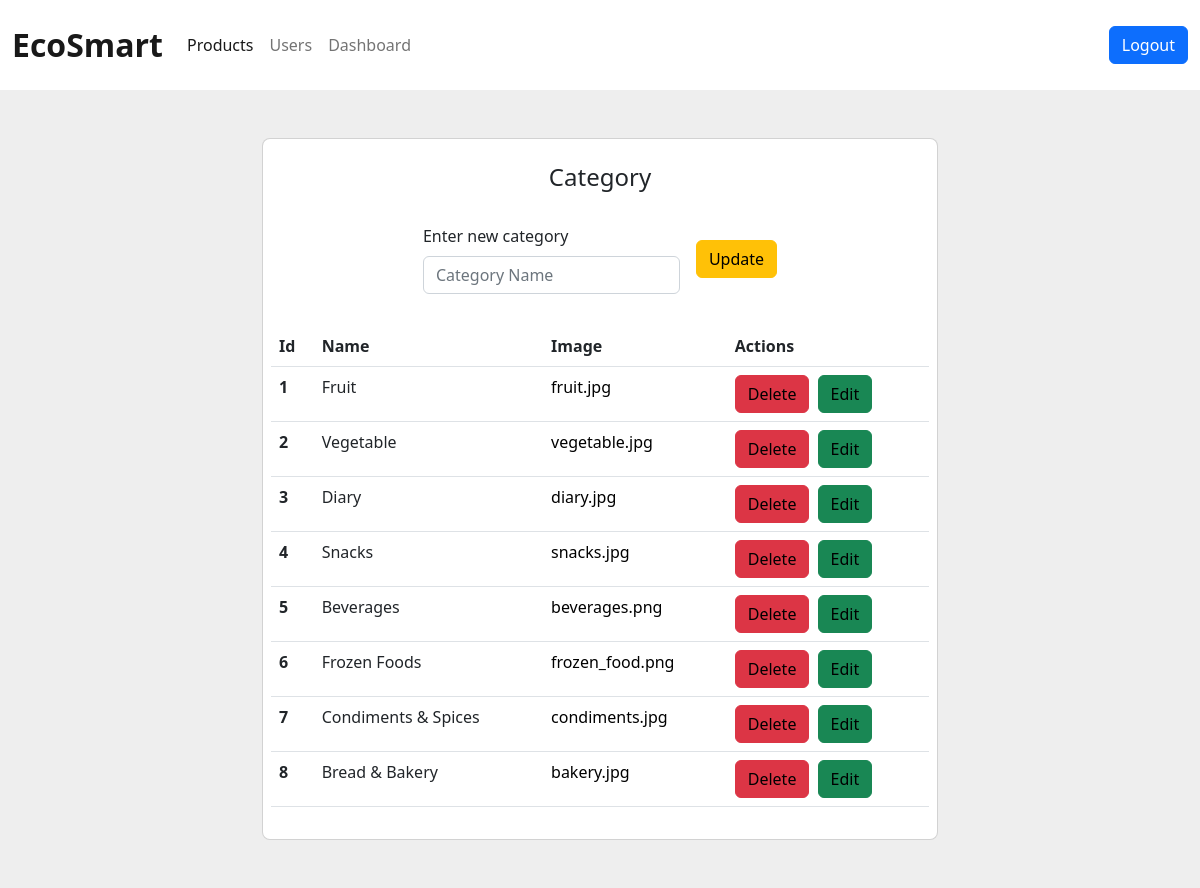
The app's page /admin/manage_category/edit/13, older data.
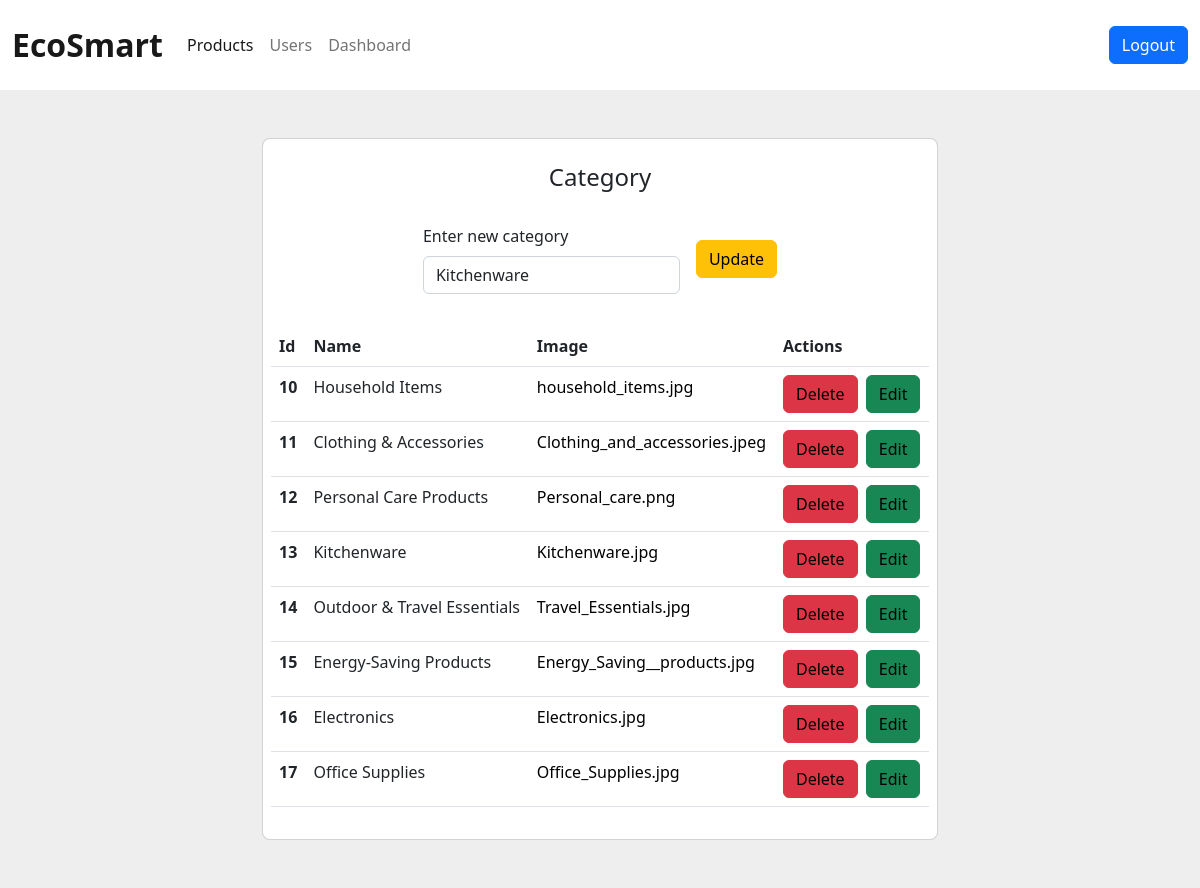
The same page, newer data.
### vault.py (models this page shows, shortened)
class Category(Base):
    __tablename__ = 'categories'
    id = Column(Integer, primary_key=True, autoincrement=True)
    name = Column('name',String)
    image = Column('image',String)
    date = Column('date',String)

### admin_routes.py (the view)
@app.route('/admin/manage_category/edit/<int:cid>', methods=['POST', 'GET'])
def category_edit(cid):
    if request.method == 'POST':
        agent.query(Category).filter(Category.id == cid).update({
            Category.name: request.form['name']
        })
        agent.commit()
        return redirect('/admin/manage_category/')
    elif request.method == 'GET':
        category = agent.query(Category).filter(Category.id == cid).first()
        return render_template('admin/edit_category.html', category=category, categories=agent.query(Category).all())

### templates/admin/edit_category.html (shortened to what the changed rows need)
<!DOCTYPE html>
<html lang="en">
  <head>
    <link
      href="https://cdn.jsdelivr.net/npm/bootstrap@5.2.0-beta1/dist/css/bootstrap.min.css"
      rel="stylesheet"
    />
    <link
      rel="stylesheet"
      type="text/css"
      href="{{ url_for('static',filename='styles/header.css') }}"
    />
  </head>
  <body>
    <section class="vh-50" style="background-color: #eee">
      <div class="container py-5 h-100">
        <div class="row d-flex justify-content-center align-items-center h-100">
          <div class="col col-lg-9 col-xl-7">
            <div class="card rounded-3">
              <div class="card-body p-2">
                <form
                  class="row row-cols-lg-auto g-3 justify-content-center align-items-center mb-4 pb-2"
                  method="POST"
                  enctype="multipart/form-data"
                >
                  <div class="col-12">
                    <div class="form-outline">
                      <label class="form-label" for="form1"
                        >Enter new category</label
                      >
                      <input
                        type="text"
                        id="form1"
                        class="form-control"
                        name="name"
                        placeholder="Category Name"
                        value="{{category.name}}"
                      />
                    </div>
                  </div>
                </form>
                <table class="table mb-4">
                  <thead>
                    <tr>
                      <th scope="col">Id</th>
                      <th scope="col">Name</th>
                      <th scope="col">Image</th>
                      <th scope="col">Actions</th>
                    </tr>
                  </thead>
                  <tbody>
                    {% for category in categories %}
                    <tr>
                      <th scope="row">{{category.id}}</th>
                      <td>{{category.name}}</td>
                      <td>
                        <a
                          href="http://127.0.0.1:5000/static/assets/categories/{{category.image}}"
                          target="blank"
                          >{{category.image}}</a
                        >
                      </td>
                      <td>
                        <button type="submit" class="btn btn-danger">
                          <a
                            href="/admin/manage_category/delete/{{category.id}}"
                            style="background-color: #dc3545"
                            >Delete</a
                          >
                        </button>
                        <button type="submit" class="btn btn-success ms-1">
                          <a
                            href="/admin/manage_category/edit/{{category.id}}"
                            style="background-color: #198754"
                            >Edit</a
                          >
                        </button>
                      </td>
                    </tr>
                    {% endfor %}
                  </tbody>
                </table>
              </div>
            </div>
          </div>
        </div>
      </div>
    </section>
  </body>
</html>

Row changes from the older to the newer data that the page shows:
removed Category: id "1", name "Fruit", image "fruit.jpg"
removed Category: id "2", name "Vegetable", image "vegetable.jpg"
removed Category: id "3", name "Diary", image "diary.jpg"
removed Category: id "4", name "Snacks", image "snacks.jpg"
removed Category: id "5", name "Beverages", image "beverages.png"
removed Category: id "6", name "Frozen Foods", image "frozen_food.png"
removed Category: id "7", name "Condiments & Spices", image "condiments.jpg"
removed Category: id "8", name "Bread & Bakery", image "bakery.jpg"
added Category: name "Kitchenware", id "13", image "Kitchenware.jpg"
added Category: id "10", name "Household Items", image "household_items.jpg"
added Category: id "11", name "Clothing & Accessories", image "Clothing_and_accessories.jpeg"
added Category: id "12", name "Personal Care Products", image "Personal_care.png"
added Category: id "14", name "Outdoor & Travel Essentials", image "Travel_Essentials.jpg"
added Category: id "15", name "Energy-Saving Products", image "Energy_Saving__products.jpg"
added Category: id "16", name "Electronics", image "Electronics.jpg"
added Category: id "17", name "Office Supplies", image "Office_Supplies.jpg"
